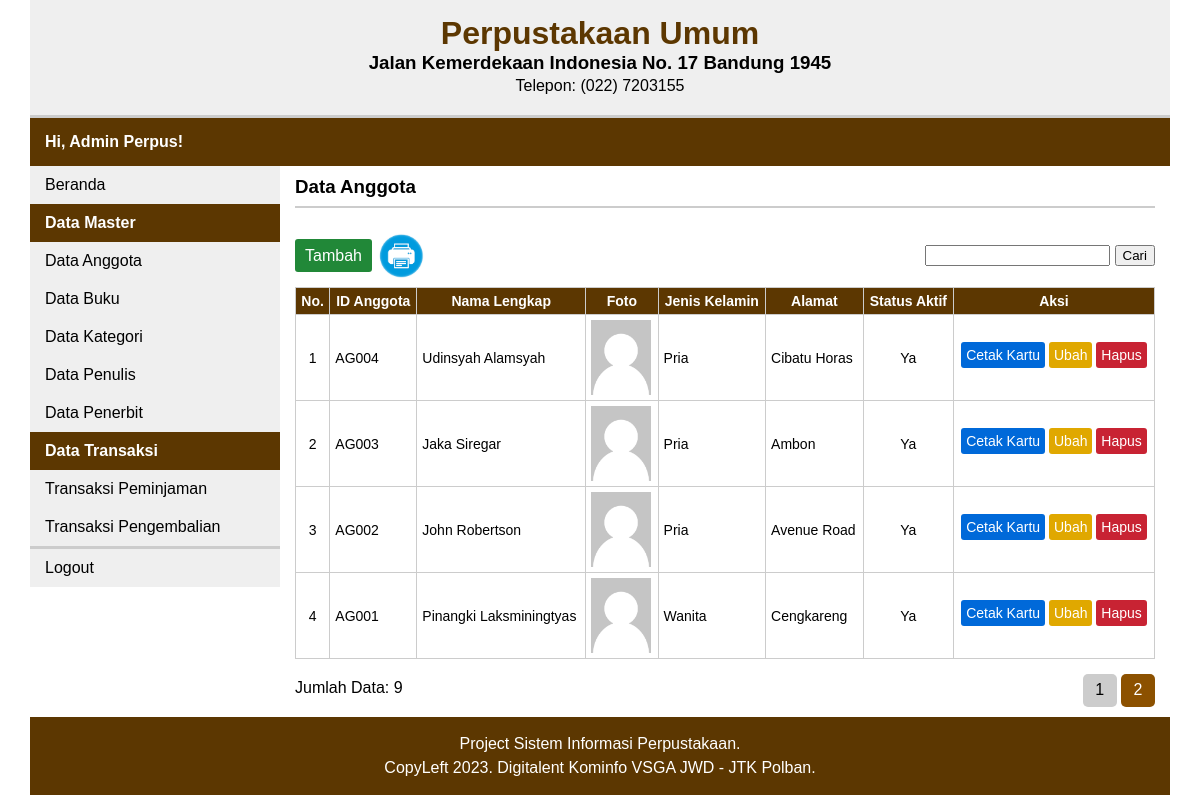
Screenshot of /index.php?p=anggota&num=2 with the database file from the repository.
### tables this page shows
CREATE TABLE `anggota` (
  `id_anggota` char(5) NOT NULL,
  `nama_lengkap` varchar(25) NOT NULL,
  `jenis_kelamin` enum('L','P') NOT NULL,
  `alamat` varchar(255) NOT NULL,
  `foto` varchar(25) NOT NULL,
  `status_aktif` enum('Y','T') NOT NULL
);

### config/konfigurasi-umum.php (called while the page is built, shortened)
<?php
	$_QUERY_LIMIT		= 5;
?>

### app/anggota.php (the view, shortened to what this page needs)
<?php
	include './config/koneksi-db.php';
	$row = 0;
	$num = 0;
	$offset = 0;
	if(!isset($_POST['cari'])) {
		if(isset($_GET['num'])) {
			$num = (int)$_GET['num'];
			if($num > 0) {
				$offset = ($num * $_QUERY_LIMIT) - $_QUERY_LIMIT;
			}
		}
		$sql = "SELECT * FROM anggota ORDER BY id_anggota DESC LIMIT {$offset}, {$_QUERY_LIMIT};";
		$query = mysqli_query($db_conn, $sql);
		$sql_count = "SELECT id_anggota FROM anggota;";
		$query_count = mysqli_query($db_conn, $sql_count);
		$row = $query_count->num_rows;
	}
?>
		<div id="container">
			<div class="page-title">
				<h3>Data Anggota</h3>
			</div>
			<div class="page-content">
				<div class="table-upper">
					<div class="table-upper-left">
						<a href="index.php?p=anggota-tambah" class="btn-success btn-medium">Tambah</a>
						<a href="./app/anggota-cetak-daftar.php" title="Cetak Anggota" target="_blank">
							<img src="./assets/img/print.png" width="50" class="btn-print">
						</a>
					</div>
					<div class="table-upper-right">
						<form name="pencarian_anggota" action="" method="post" class="mg-top-15 text-right">
							<input type="text" name="kata_kunci">
							<input type="submit" name="cari" value="Cari">
						</form>
					</div>
				</div>
			<?php
				if($row > 0) {
			?>
				<table class="data-table">
					<tr>
						<th>No.</th>
						<th>ID Anggota</th>
						<th>Nama Lengkap</th>
						<th>Foto</th>
						<th>Jenis Kelamin</th>
						<th>Alamat</th>
						<th>Status Aktif</th>
						<th>Aksi</th>
					</tr>
				<?php
					$i = 1;
					while($data = mysqli_fetch_array($query)) {
				?>
					<tr>
						<td class="text-center"><?php echo $i++; ?></td>
						<td><?php echo $data['id_anggota']; ?></td>
						<td><?php echo $data['nama_lengkap']; ?></td>
						<td>
							<?php
								$data_foto = $data['foto'];
								if($data_foto == '-') {
									$data_foto = 'foto-default.jpg';
								}
							?>
							<img src="<?php echo './images/' . $data_foto; ?>" width="60">
						</td>
						<td><?php echo ($data['jenis_kelamin'] == 'L') ? 'Pria' : 'Wanita'; ?></td>
						<td><?php echo $data['alamat']; ?></td>
						<td class="text-center"><?php echo ($data['status_aktif'] == 'Y') ? 'Ya' : 'Tidak'; ?></td>
						<td class="text-center">
							<a href="./app/anggota-cetak-kartu.php?&id=<?php echo $data['id_anggota']; ?>" class="btn-primary mg-btm-5" target="_blank">Cetak Kartu</a>
							<a href="index.php?p=anggota-ubah&id=<?php echo $data['id_anggota']; ?>" class="btn-warning mg-btm-5">Ubah</a>
							<a href="index.php?p=anggota-hapus&id=<?php echo $data['id_anggota']; ?>" class="btn-danger mg-btm-5 confirm">Hapus</a>
						</td>
					</tr>
				<?php
					}
				?>
				</table>
				<div class="table-lower">
					<div class="table-lower-left mg-top-5">
						Jumlah Data: <?php echo $row; ?>
					</div>
					<div class="table-lower-right text-right">
					<?php if(!isset($_POST['cari'])) {  ?>
						<ul class="table-pagination">
						<?php
							$page_num = ceil($row/$_QUERY_LIMIT);
							for($i = 1; $i <= $page_num; $i++) {
						?>
							<li><a href="index.php?p=anggota&num=<?php echo $i; ?>" <?php echo ($num == $i || ($num == 0 && $i == 1)) ? 'class="active"' : '' ?>><?php echo $i; ?></a></li>
					<?php
							}
						}
					?>
						</ul>
					</div>
				</div>
			<?php } else { ?>
				<p class="text-center">Data tidak tersedia.</p>
			<?php } ?>
			</div>
		</div>

### assets/css/style.css (style rules this page uses)
* { margin: 0; font-family: Arial, Helvetica, sans-serif; }
#container { float: left; padding: 10px 15px 10px; width: 860px; }
.page-title { float: left; margin-bottom: 7.5px; padding-bottom: 7.5px; width: 860px; border-bottom: 2px solid #ccc; }
.page-content { float: left; width: 860px; margin-top: 15px; }
.table-upper { float: left; margin-bottom: 15px; }
.table-upper-left, .table-upper-right { float: left; width: 430px; }
.table-lower { float: left; margin-top: 15px; }
.table-lower-left, .table-lower-right { float: left; width: 430px; }
ul.table-pagination { list-style: none; }
ul.table-pagination li { display: inline-block; padding: 0; margin: 0; }
ul.table-pagination li a { display: inline-block; padding: 7.5px 12.5px 7.5px; color: #000; text-decoration: none; background-color: #ccc; border-radius: 5px; }
ul.table-pagination li a.active { background-color: #8c5100; color: #fff; }
.data-table { margin: 0 auto; width: 100%; border-collapse: collapse; }
.data-table, .data-table th, .data-table td { padding: 5px; border: 1px solid #ccc; }
.data-table tr { font-size: 14px; }
.data-table tr th { background-color: #5c3701; color: #fff; }
a[class^='btn-'] { display: inline-block; padding: 5px; text-decoration: none; border-radius: 3px; }
.btn-medium { padding: 7.5px 10px 7.5px !important; }
.btn-primary { background-color: #0069d9; color: #fff; }
.btn-success { background-color: #218838; color: #fff; }
.btn-danger { background-color: #c82333; color: #fff; }
.btn-warning { background-color: #e0a800; color: #fff; }
.btn-print { margin: auto auto -17.5px; }
.text-center { text-align: center; }
.text-right { text-align: right; }
.mg-top-5 { margin-top: 5px; }
.mg-top-15 { margin-top: 15px; }
.mg-btm-5 { margin-bottom: 5px; }

### rows the page displays
anggota: id_anggota "AG004", nama_lengkap "Udinsyah Alamsyah", jenis_kelamin "Pria", alamat "Cibatu Horas", status_aktif "Ya"
anggota: id_anggota "AG003", nama_lengkap "Jaka Siregar", jenis_kelamin "Pria", alamat "Ambon", status_aktif "Ya"
anggota: id_anggota "AG002", nama_lengkap "John Robertson", jenis_kelamin "Pria", alamat "Avenue Road", status_aktif "Ya"
anggota: id_anggota "AG001", nama_lengkap "Pinangki Laksminingtyas", jenis_kelamin "Wanita", alamat "Cengkareng", status_aktif "Ya"

### other values shown
$row "9"
$_SITE_INFO "Project Sistem Informasi Perpustakaan."
$_SITE_CREDIT "CopyLeft 2023. Digitalent Kominfo VSGA JWD - JTK Polban."
